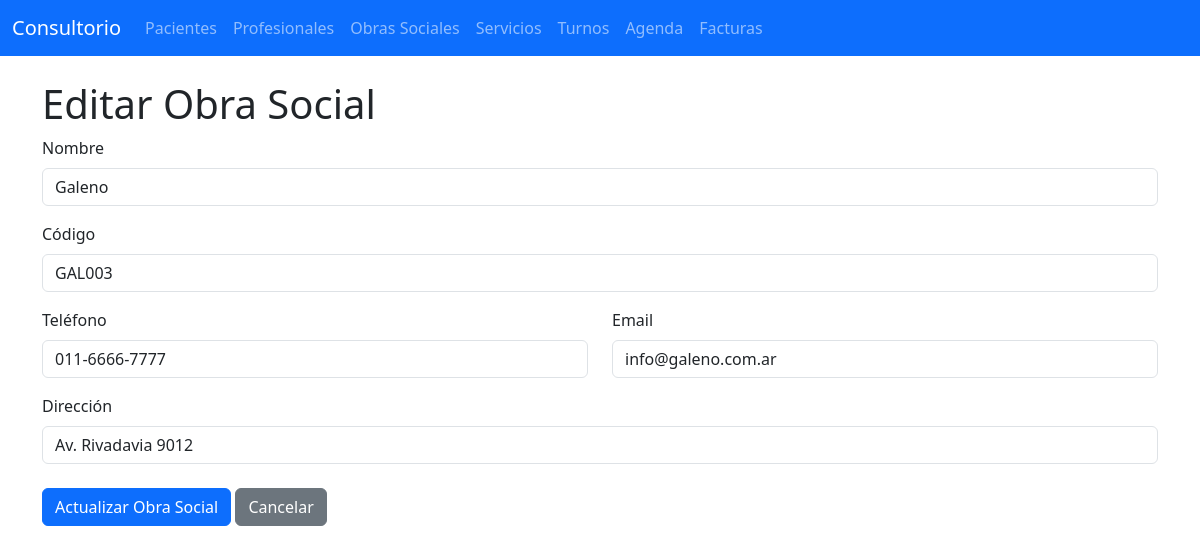
Page /obras_sociales/edit/3 on the committed database.
### tables this page shows
CREATE TABLE obras_sociales (
                id INTEGER PRIMARY KEY AUTOINCREMENT,
                nombre TEXT NOT NULL,
                codigo TEXT UNIQUE,
                telefono TEXT,
                email TEXT,
                direccion TEXT
            );

### app.py (the view, shortened to what this page needs)
@app.route('/obras_sociales/edit/<int:id>', methods=['GET', 'POST'])
def edit_obra_social(id):
    conn = get_db_connection()
    obra_social = conn.execute('SELECT * FROM obras_sociales WHERE id = ?', (id,)).fetchone()
    if obra_social is None:
        conn.close()
        flash('No se encontró la Obra Social.', 'warning')
        return redirect(url_for('list_obras_sociales'))
    conn.close()
    return render_template('obras_sociales/form.html', action="edit", obra_social=obra_social)

### app.py (called while the page is built)
def get_db_connection():
    conn = sqlite3.connect(DATABASE)
    conn.row_factory = sqlite3.Row
    return conn

### templates/obras_sociales/form.html (shortened to what this page needs)
{% extends 'layout.html' %}
{% block content %}
    <h1>
        {% if action == 'new' %}
            Agregar Nueva Obra Social
        {% else %}
            Editar Obra Social
        {% endif %}
    </h1>
    <form method="post" action="{% if action == 'new' %}{{ url_for('add_obra_social') }}{% else %}{{ url_for('edit_obra_social', id=obra_social['id']) }}{% endif %}">
        <div class="mb-3">
            <label for="nombre" class="form-label">Nombre</label>
            <input type="text" class="form-control" id="nombre" name="nombre" value="{{ obra_social['nombre'] if obra_social else '' }}" required>
        </div>
        <div class="mb-3">
            <label for="codigo" class="form-label">Código</label>
            <input type="text" class="form-control" id="codigo" name="codigo" value="{{ obra_social['codigo'] if obra_social else '' }}">
        </div>
        <div class="row">
            <div class="col-md-6 mb-3">
                <label for="telefono" class="form-label">Teléfono</label>
                <input type="tel" class="form-control" id="telefono" name="telefono" value="{{ obra_social['telefono'] if obra_social else '' }}">
            </div>
            <div class="col-md-6 mb-3">
                <label for="email" class="form-label">Email</label>
                <input type="email" class="form-control" id="email" name="email" value="{{ obra_social['email'] if obra_social else '' }}">
            </div>
        </div>
        <div class="mb-3">
            <label for="direccion" class="form-label">Dirección</label>
            <input type="text" class="form-control" id="direccion" name="direccion" value="{{ obra_social['direccion'] if obra_social else '' }}">
        </div>
        <div class="mt-4">
            <button type="submit" class="btn btn-primary">
                {% if action == 'new' %}
                    Guardar Obra Social
                {% else %}
                    Actualizar Obra Social
                {% endif %}
            </button>
            <a href="{{ url_for('list_obras_sociales') }}" class="btn btn-secondary">Cancelar</a>
        </div>
    </form>
{% endblock %}

### rows in the picture
obras_sociales: nombre "Galeno", codigo "GAL003", telefono "011-6666-7777", email "info@galeno.com.ar", direccion "Av. Rivadavia 9012"
